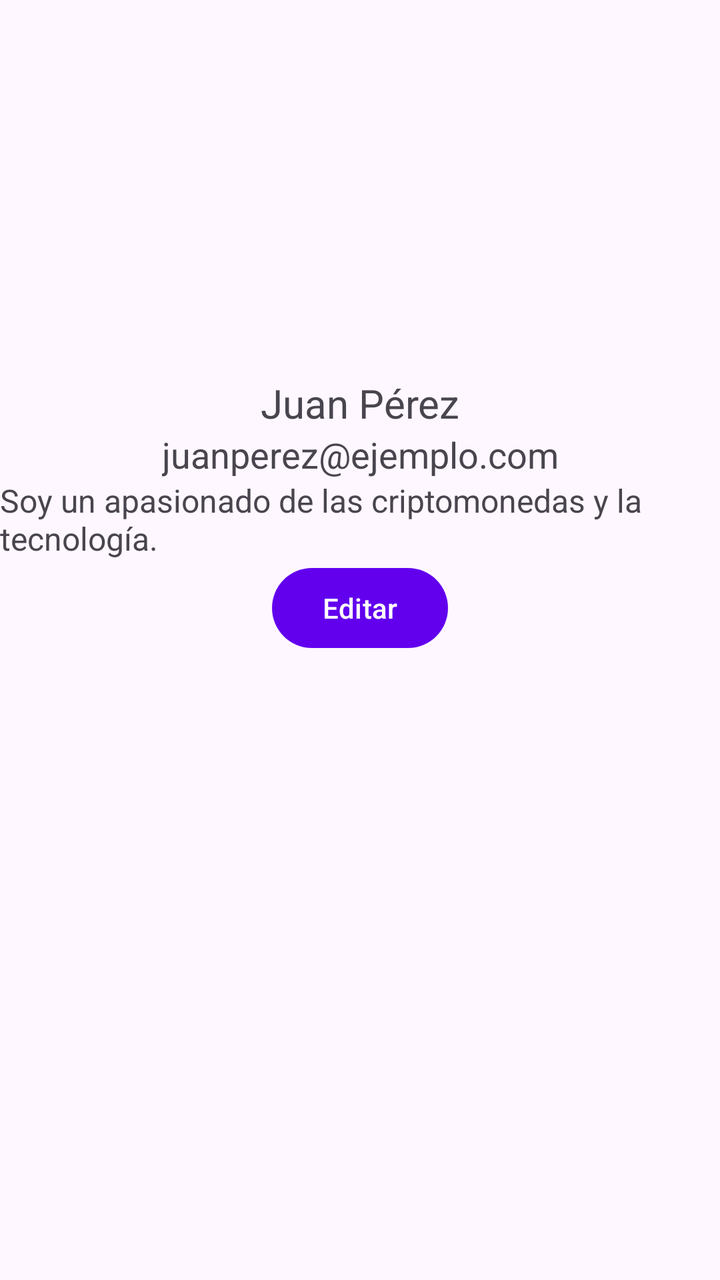
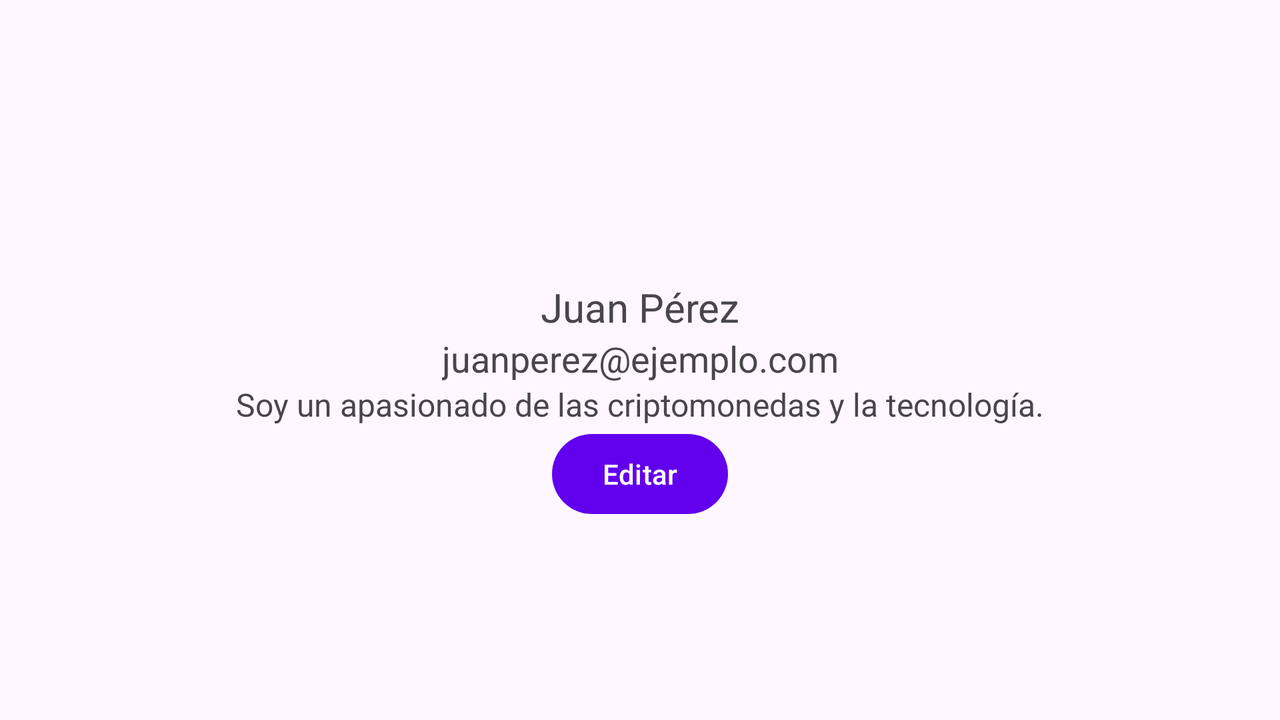

One screen, two layout resources from the same app: the default and the repository's alternative for another configuration. Each is rendered where Android would select it; the XML of both is given below.
<!-- AndroidManifest.xml: application theme Base.Theme.Coinnect -->
<!-- res/layout/fragment_userinfo.xml -->
<androidx.constraintlayout.widget.ConstraintLayout xmlns:android="http://schemas.android.com/apk/res/android"

    android:layout_width="match_parent"
    android:layout_height="match_parent"
    xmlns:app="http://schemas.android.com/apk/res-auto">





    <ImageView
        android:id="@+id/userProfileImage"
        android:layout_width="120dp"
        android:layout_height="120dp"
        android:layout_centerInParent="true"
        android:layout_centerHorizontal="true"
        android:layout_marginTop="48dp"
        android:contentDescription="Profile Image"
        android:src="@drawable/ic_myacc"
        app:layout_constraintEnd_toEndOf="parent"
        app:layout_constraintHorizontal_bias="0.467"
        app:layout_constraintStart_toStartOf="parent"
        app:layout_constraintTop_toTopOf="parent" />

    <TextView
        android:id="@+id/userName"
        android:layout_width="wrap_content"
        android:layout_height="wrap_content"
        android:text="@string/username"
        android:textSize="20sp"
        android:layout_marginTop="20dp"
        app:layout_constraintTop_toBottomOf="@id/userProfileImage"
        app:layout_constraintStart_toStartOf="parent"
        app:layout_constraintEnd_toEndOf="parent" />


    <TextView
        android:id="@+id/userEmail"
        android:layout_width="wrap_content"
        android:layout_height="wrap_content"
        android:text="@string/usercorreo"
        android:textSize="18sp"
        app:layout_constraintTop_toBottomOf="@id/userName"
        app:layout_constraintStart_toStartOf="parent"
        app:layout_constraintEnd_toEndOf="parent" />


    <TextView
        android:id="@+id/userInfo"
        android:layout_width="wrap_content"
        android:layout_height="wrap_content"
        android:text="@string/userdescripcion"
        android:textSize="16sp"
        app:layout_constraintTop_toBottomOf="@id/userEmail"
        app:layout_constraintStart_toStartOf="parent"
        app:layout_constraintEnd_toEndOf="parent" />


    <EditText
        android:id="@+id/editUserName"
        android:layout_width="0dp"
        android:layout_height="wrap_content"
        android:hint="Editar nombre"
        android:visibility="gone"
        app:layout_constraintTop_toBottomOf="@id/userInfo"
        app:layout_constraintStart_toStartOf="parent"
        app:layout_constraintEnd_toEndOf="parent" />


    <EditText
        android:id="@+id/editUserEmail"
        android:layout_width="0dp"
        android:layout_height="wrap_content"
        android:hint="Editar correo"
        android:visibility="gone"
        app:layout_constraintTop_toBottomOf="@id/editUserName"
        app:layout_constraintStart_toStartOf="parent"
        app:layout_constraintEnd_toEndOf="parent" />


    <EditText
        android:id="@+id/editUserInfo"
        android:layout_width="0dp"
        android:layout_height="wrap_content"
        android:hint="Editar información"
        android:visibility="gone"
        app:layout_constraintTop_toBottomOf="@id/editUserEmail"
        app:layout_constraintStart_toStartOf="parent"
        app:layout_constraintEnd_toEndOf="parent" />


    <Button
        android:id="@+id/editUserInfoButton"
        android:layout_width="wrap_content"
        android:layout_height="wrap_content"
        android:text="@string/btnedit"
        app:layout_constraintTop_toBottomOf="@id/editUserInfo"
        app:layout_constraintStart_toStartOf="parent"
        app:layout_constraintEnd_toEndOf="parent" />


    <Button
        android:id="@+id/saveUserInfoButton"
        android:layout_width="wrap_content"
        android:layout_height="wrap_content"
        android:text="@string/btnguardar2"
        app:layout_constraintTop_toBottomOf="@id/editUserInfo"
        app:layout_constraintStart_toStartOf="parent"
        app:layout_constraintEnd_toEndOf="parent"
        android:visibility="gone" />
</androidx.constraintlayout.widget.ConstraintLayout>
<!-- resources referenced by this layout -->
<resources>
  <string name="btnedit">Editar</string>
  <string name="btnguardar2">Guardar</string>
  <string name="usercorreo">juanperez@ejemplo.com</string>
  <string name="userdescripcion">Soy un apasionado de las criptomonedas y la tecnología.</string>
  <string name="username">Juan Pérez</string>
  <style name="Base.Theme.Coinnect" parent="Theme.Material3.DayNight.NoActionBar">
          <item name="colorPrimary">@color/colorPrimary</item>
          <item name="colorPrimaryVariant">@color/colorPrimaryVariant</item>
          <item name="colorSecondary">@color/colorSecondary</item>
          <item name="android:textColorPrimary">@color/textColorPrimary</item>
          <item name="android:background">@android:color/transparent</item>
          <item name="buttonStyle">@style/ButtonStyle</item>
      </style>
  <color name="colorPrimary">#6200EE</color>
  <color name="colorPrimaryVariant">#3700B3</color>
  <color name="colorSecondary">#03DAC5</color>
  <color name="textColorPrimary">#000000</color>
  <style name="ButtonStyle">
          <item name="android:background">@color/buttonColor</item>  
          <item name="android:textColor">@color/buttonTextColor</item>  
          <item name="android:textSize">14sp</item>
          <item name="android:padding">16dp</item>  
      </style>
  <color name="buttonColor">#6200EE</color>
  <color name="buttonTextColor">#FFFFFF</color>
</resources>
<!-- res/layout-land/fragment_userinfo.xml (the repository's variant of the layout above) -->
<!-- drawn on the phone turned sideways -->
<?xml version="1.0" encoding="utf-8"?>
<androidx.constraintlayout.widget.ConstraintLayout xmlns:android="http://schemas.android.com/apk/res/android"
    android:layout_width="match_parent"
    android:layout_height="match_parent"
    xmlns:app="http://schemas.android.com/apk/res-auto"
    xmlns:tools="http://schemas.android.com/tools"
    tools:context=".DetailFavFragment">


    <android.widget.ScrollView
        android:layout_width="match_parent"
        android:layout_height="match_parent">

        <androidx.constraintlayout.widget.ConstraintLayout
            android:layout_width="match_parent"
            android:layout_height="wrap_content">

            <ImageView
                android:id="@+id/userProfileImage"
                android:layout_width="120dp"
                android:layout_height="120dp"
                android:contentDescription="Profile Image"
                android:src="@drawable/ic_myacc"
                app:layout_constraintTop_toTopOf="parent"
                app:layout_constraintStart_toStartOf="parent"
                app:layout_constraintEnd_toEndOf="parent"
                app:layout_constraintHorizontal_bias="0.5"
                app:layout_constraintVertical_bias="0.2"/>


            <TextView
                android:id="@+id/userName"
                android:layout_width="wrap_content"
                android:layout_height="wrap_content"
                android:text="@string/username"
                android:textSize="20sp"
                android:layout_marginTop="20dp"
                app:layout_constraintTop_toBottomOf="@id/userProfileImage"
                app:layout_constraintStart_toStartOf="parent"
                app:layout_constraintEnd_toEndOf="parent" />


            <TextView
                android:id="@+id/userEmail"
                android:layout_width="wrap_content"
                android:layout_height="wrap_content"
                android:text="@string/usercorreo"
                android:textSize="18sp"
                app:layout_constraintTop_toBottomOf="@id/userName"
                app:layout_constraintStart_toStartOf="parent"
                app:layout_constraintEnd_toEndOf="parent" />


            <TextView
                android:id="@+id/userInfo"
                android:layout_width="wrap_content"
                android:layout_height="wrap_content"
                android:text="@string/userdescripcion"
                android:textSize="16sp"
                app:layout_constraintTop_toBottomOf="@id/userEmail"
                app:layout_constraintStart_toStartOf="parent"
                app:layout_constraintEnd_toEndOf="parent" />


            <EditText
                android:id="@+id/editUserName"
                android:layout_width="0dp"
                android:layout_height="wrap_content"
                android:hint="Editar nombre"
                android:visibility="gone"
                app:layout_constraintTop_toBottomOf="@id/userInfo"
                app:layout_constraintStart_toStartOf="parent"
                app:layout_constraintEnd_toEndOf="parent" />


            <EditText
                android:id="@+id/editUserEmail"
                android:layout_width="0dp"
                android:layout_height="wrap_content"
                android:hint="Editar correo"
                android:visibility="gone"
                app:layout_constraintTop_toBottomOf="@id/editUserName"
                app:layout_constraintStart_toStartOf="parent"
                app:layout_constraintEnd_toEndOf="parent" />


            <EditText
                android:id="@+id/editUserInfo"
                android:layout_width="0dp"
                android:layout_height="wrap_content"
                android:hint="Editar información"
                android:visibility="gone"
                app:layout_constraintTop_toBottomOf="@id/editUserEmail"
                app:layout_constraintStart_toStartOf="parent"
                app:layout_constraintEnd_toEndOf="parent" />


            <Button
                android:id="@+id/editUserInfoButton"
                android:layout_width="wrap_content"
                android:layout_height="wrap_content"
                android:text="@string/btnedit"
                app:layout_constraintTop_toBottomOf="@id/editUserInfo"
                app:layout_constraintStart_toStartOf="parent"
                app:layout_constraintEnd_toEndOf="parent" />


            <Button
                android:id="@+id/saveUserInfoButton"
                android:layout_width="wrap_content"
                android:layout_height="wrap_content"
                android:text="@string/btnguardar2"
                app:layout_constraintTop_toBottomOf="@id/editUserInfo"
                app:layout_constraintStart_toStartOf="parent"
                app:layout_constraintEnd_toEndOf="parent"
                android:visibility="gone" />

        </androidx.constraintlayout.widget.ConstraintLayout>
    </android.widget.ScrollView>

</androidx.constraintlayout.widget.ConstraintLayout>
